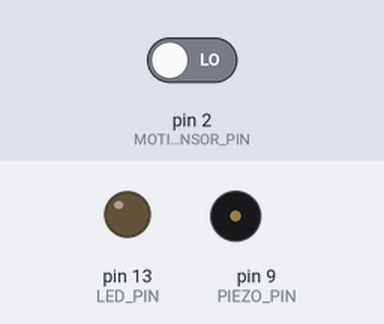
This sketch was run on a simulated Arduino Uno, built with avr-gcc and run on an emulated ATmega328P. Shown: output pins drawn as LEDs (lit = HIGH), buzzer (waves = sounding). The test bench sets the inputs (shaded band); at power-on: pin 2 (MOTION_SENSOR_PIN) LOW.

Above: at 1.2 s.
1.3 s: pin 2 (MOTION_SENSOR_PIN) driven HIGH
At 5.4 s:
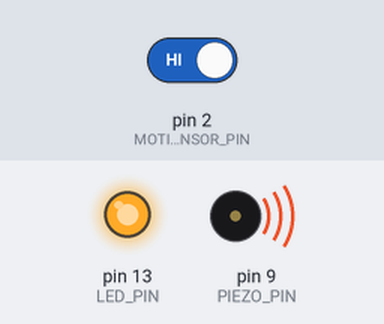
Timing chart, 0 to 10.3 s (numbered marks = the images above; inputs shaded):
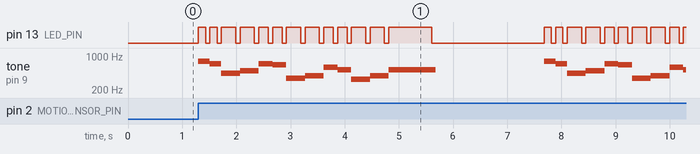

Measured:
- after the input at 1.3 s, tone on pin 9 (PIEZO_PIN): plays 784 Hz for 0.21 s, 698 Hz for 0.21 s, 440 Hz for 0.34 s, 494 Hz for 0.34 s, 698 Hz for 0.26 s, 660 Hz for 0.26 s … (23 notes in this stretch), starting at once

The sketch:

bottle_phone.ino
```cpp
#include <toneAC.h>

#define PIEZO_PIN 9
#define LED_PIN 13
#define MOTION_SENSOR_PIN 2

void setup() {
  pinMode(PIEZO_PIN, OUTPUT);
  pinMode(LED_PIN, OUTPUT);
  pinMode(MOTION_SENSOR_PIN, INPUT);
}

void loop() {
  if (digitalRead(MOTION_SENSOR_PIN) == HIGH) {
    // Motion detected, play a tone with LED flash
    playNokiaTuneWithFlash();
    delay(1000);  // Pause to avoid continuous triggering
  }
}

void playNokiaTuneWithFlash() {
  // Define the notes and their durations for the Nokia tune
  int melody[] = {784, 698, 440, 494, 698, 660, 349, 392, 588, 524, 330, 394, 524};
  int noteDurations[] = {6, 6, 12, 12, 8, 8, 12, 12, 8, 8, 12, 12, 36};

  // Iterate over the notes and play the Nokia tune with LED flash
  for (int i = 0; i < sizeof(melody) / sizeof(melody[0]); i++) {
    toneAC(melody[i], noteDurations[i] * 200); // Play the note
    digitalWrite(LED_PIN, HIGH);              // Turn on the LED
    delay(noteDurations[i] * 20 * 1.1);        // Pause between notes
    digitalWrite(LED_PIN, LOW);               // Turn off the LED
    delay(80);  // A small delay for a short pause between LED on and off
  }
  noToneAC(); // Turn off the buzzer at the end
  delay(1000); // Pause before playing again
}
```
